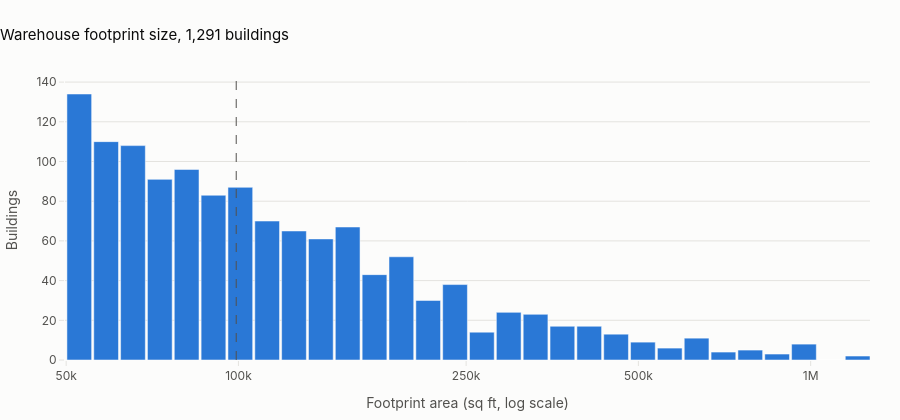

Write notebook code for a chart like this one.
### Code cell
fig = go.Figure(go.Bar(
    x=bin_mid, y=counts, width=np.diff(edges) * 0.92, marker_color=BLUE, customdata=bin_range,
    hovertemplate="%{customdata[0]:,.0f}–%{customdata[1]:,.0f} sq ft<br><b>%{y} buildings</b><extra></extra>"))
fig.add_vline(x=median, line=dict(color=INK_2, dash="dash", width=1),
              annotation=dict(text=f"median {median / 1e3:,.0f}k sq ft", font_color=INK_2), annotation_position="top right")
fig.update_xaxes(type="log", title="Footprint area (sq ft, log scale)", showgrid=False,
                 tickvals=[50_000, 100_000, 250_000, 500_000, 1_000_000, 2_000_000],
                 ticktext=["50k", "100k", "250k", "500k", "1M", "2M"])
fig.update_yaxes(title="Buildings")
fig.update_layout(title=f"Warehouse footprint size, {len(inventory):,} buildings", height=420, bargap=0)
fig.show()

### Figure 1 — Plotly figure (JSON) as saved in the notebook; plotly's stock layout.template omitted (floating-point values rounded to 4 significant figures)
{"data": [{"customdata": [[50000.0, 55700.0], [55700.0, 62060.0], [62060.0, 69130.0], [69130.0, 77020.0], [77020.0, 85800.0], [85800.0, 95590.0], [95590.0, 106500.0], [106500.0, 118600.0], [118600.0, 132200.0], [132200.0, 147200.0], [147200.0, 164000.0], [164000.0, 182700.0], [182700.0, 203600.0], [203600.0, 226800.0], [226800.0, 252700.0], [252700.0, 281500.0], [281500.0, 313600.0], [313600.0, 349300.0], [349300.0, 389200.0], [389200.0, 433600.0], [433600.0, 483000.0], [483000.0, 538100.0], [538100.0, 599500.0], [599500.0, 667900.0], [667900.0, 744000.0], [744000.0, 828900.0], [828900.0, 923400.0], [923400.0, 1029000.0], [1029000.0, 1146000.0], [1146000.0, 1277000.0]], "hovertemplate": "%{customdata[0]:,.0f}–%{customdata[1]:,.0f} sq ft<br><b>%{y} buildings</b><extra></extra>", "marker": {"color": "#2a78d6"}, "type": "bar", "width": [5246.0, 5845.0, 6511.0, 7254.0, 8081.0, 9003.0, 10030.0, 11170.0, 12450.0, 13870.0, 15450.0, 17210.0, 19170.0, 21360.0, 23800.0, 26510.0, 29530.0, 32900.0, 36660.0, 40840.0, 45490.0, 50680.0, 56460.0, 62900.0, 70080.0, 78070.0, 86970.0, 96890.0, 107900.0, 120300.0], "x": [52770.0, 58790.0, 65500.0, 72970.0, 81290.0, 90560.0, 100900.0, 112400.0, 125200.0, 139500.0, 155400.0, 173100.0, 192900.0, 214900.0, 239400.0, 266700.0, 297100.0, 331000.0, 368700.0, 410800.0, 457600.0, 509800.0, 568000.0, 632700.0, 704900.0, 785300.0, 874900.0, 974700.0, 1086000.0, 1210000.0], "y": [134, 110, 108, 91, 96, 83, 87, 70, 65, 61, 67, 43, 52, 30, 38, 14, 24, 23, 17, 17, 13, 9, 6, 11, 4, 5, 3, 8, 0, 2]}], "layout": {"annotations": [{"font": {"color": "#52514e"}, "showarrow": false, "text": "median 99k sq ft", "x": 99120.0, "xanchor": "left", "xref": "x", "y": 1, "yanchor": "top", "yref": "y domain"}], "bargap": 0, "height": 420, "shapes": [{"line": {"color": "#52514e", "dash": "dash", "width": 1}, "type": "line", "x0": 99120.0, "x1": 99120.0, "xref": "x", "y0": 0, "y1": 1, "yref": "y domain"}], "title": {"text": "Warehouse footprint size, 1,291 buildings"}, "xaxis": {"showgrid": false, "ticktext": ["50k", "100k", "250k", "500k", "1M", "2M"], "tickvals": [50000, 100000, 250000, 500000, 1000000, 2000000], "title": {"text": "Footprint area (sq ft, log scale)"}, "type": "log"}, "yaxis": {"title": {"text": "Buildings"}}}}
